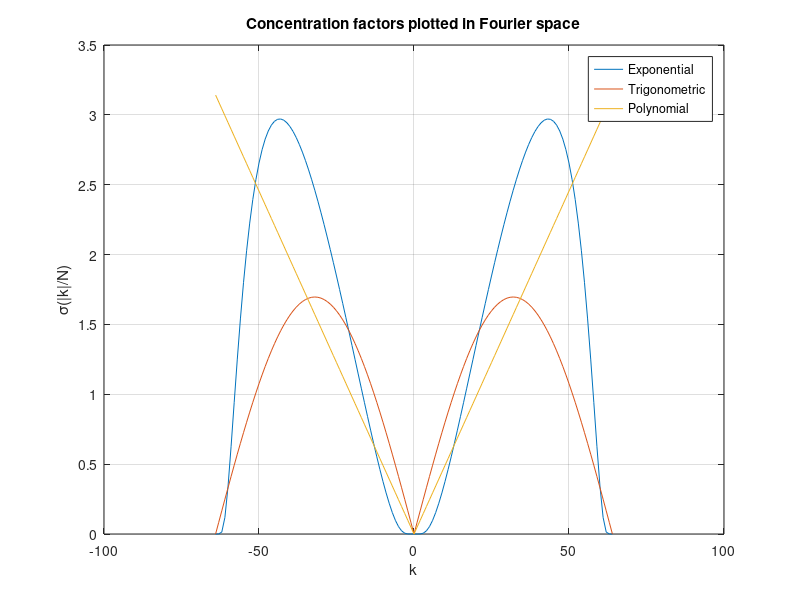

MATLAB code to generate this figure: (Note: this script raises an error after producing the figure.)
%% Receiver Operating Characteristic (ROC) curve
% This script plots the ROC for the Gibbs concentration factor 
% and a 5-point detector.

close all; clear all; clc

%% Initialization 
% Define the Fourier modes
nModes = 64;
fourModes = (-nModes:nModes).';

% Generate a (periodic) physical space grid
nGridPts = 256;
xl = -pi; xr = pi; h = (xr-xl)/nGridPts;
x = xl + h*(0:nGridPts-1).';
%% Concentration factor definitions
% Define detector stencil
delta = 1/(2*nModes + 1);
stencil = h*(-1:1).';
fourMat = exp( 1i*stencil*fourModes.' );
D = abs(fourModes)/nModes; % This is used to make the computation of cface easier.
%exponential concentration factor ("cface")
alpha = 5; %order
normal = @(x) (exp(1./(alpha*x.*(x-1))));%the function that goes into the integral of the normalizing constant
C = (pi)./(integral(normal,(2/nModes),1-(2/nModes))); %normalizing constant
cfac_e = C.*D.*exp((1)./(alpha.*D.*(D-1)));
cfac_e(1) = 0; cfac_e(length(cfac_e)) = 0;
%trig concentration factor
Sipi = 1.85193705198247;					% Value of Si(pi), the sine integral                      
cfac_t = pi * sin(pi*abs(fourModes)/nModes)/Sipi; 
%polynomial concentration factor
p = 1; %order of polynomial
cfac_p = p*pi*(abs(fourModes)/nModes).^p; 
figure;
plot(fourModes, cfac_e, fourModes, cfac_t, fourModes, cfac_p);
grid on
title('Concentration factors plotted in Fourier space');
xlabel('k')
ylabel('\sigma(|k|/N)')
legend('Exponential','Trigonometric','Polynomial')
%Here we will call the conc design functions to use other concentration
%factors that are designed by cvx.
cfas = conc_design_Sparse_Jump;  
cfaho = conc_design_Higher_Order; 
% figure 
% plot(fourModes, cfaho); grid on
% title 'Higher-order kernel constraint concentration factor'
cfp4 = conc_design_Problem_4;
% figure 
% plot(fourModes, cfp4); grid on
% title 'problem four concentration factor'


%% Noise characteristics
% We consider zero mean, additive white Gaussian nose of variance rho^2
rho2 = 3.5/nModes^2;

%% Define the covariance matrix here.
N = nModes;
k = (-N:N).';						% Fourier modes
len = length(stencil);
cov = zeros(len);
% Compute the covariance matrix.
cov(1,1) = sum((rho2/2) * real(cfas.^2));
cov(2,2) = sum((rho2/2) * real(cfas.^2));
cov(3,3) = sum((rho2/2) * real(cfas.^2));
cov(1,2) = sum((rho2/2) * real((cfas.^2).*exp(1i.*k.* (stencil(1)-stencil(2)))));
cov(1,3) = sum((rho2/2) * real((cfas.^2).*exp(1i.*k.* (stencil(1)-stencil(3)))));
cov(2,1) = sum((rho2/2) * real((cfas.^2).*exp(1i.*k.* (stencil(2)-stencil(1)))));
cov(2,3) = sum((rho2/2) * real((cfas.^2).*exp(1i.*k.* (stencil(2)-stencil(3)))));
cov(3,1) = sum((rho2/2) * real((cfas.^2).*exp(1i.*k.* (stencil(3)-stencil(1)))));
cov(3,2) = sum((rho2/2) * real((cfas.^2).*exp(1i.*k.* (stencil(3)-stencil(2)))));
%% Function definition
% The template function is a periodic ramp function with unit jump at x = 0
fx = ( (pi-x) .* (x>=0) + (-x-pi) .* (x<0) )/(2*pi);
plot(x,fx);
grid on
xlabel('x')
ylabel('f(x)')
legend('Sawtooth function')
title('Sawtooth function plot')

% Now, we generate the Fourier modes of the template response/waveform
fHat = 1./(2i*pi*fourModes); fHat(fourModes==0) = 0;

% Template or jump response. Calculate using three different concentration
% factors.
Exponent_factor_1 = exp( 1i*stencil(1) * fourModes.');
Exponent_factor_2 = exp( 1i*stencil(2) * fourModes.');
Exponent_factor_3 = exp( 1i*stencil(3) * fourModes.');
jmpFncCfs_1 = 1i * fHat .* sign(fourModes) .* cfas;
jmpFncCfs_2 = 1i * fHat .* sign(fourModes) .* cfas;
jmpFncCfs_3 = 1i * fHat .* sign(fourModes) .* cfas;
template_1 = real(Exponent_factor_1 * jmpFncCfs_1);
template_2 = real(Exponent_factor_2 * jmpFncCfs_2);
template_3 = real(Exponent_factor_3 * jmpFncCfs_3);
template(1) = template_1; template(2) = template_2; template(3) = template_3; template = template';
% This assigns the values the jump approximation to an element in template, which is the M vector.
snr = template'*inv(cov)*template;
%% Generate ROC curve
% Generate ROC curve using Monte-Carlo methods
nIter = 10000;                      % No. of iterations
nROCPts = 2000;                      % How many data points do we want in 
                                    % ROC curve?
gamma = linspace(-10,10,nROCPts).';	% Range of thresholds to generate ROC

pfa = zeros(nROCPts, 1);
pd  = zeros(nROCPts, 1);

for l = 1:nIter
    
    % Generate realization of noise
    % ZMAWGN
	n = sqrt(rho2/2)*randn(2*nModes+1,1) + ...
                1i*sqrt(rho2/2)*randn(2*nModes+1,1);
    
    % Generate Fourier modes of the null and alternate hypothesis by adding
    % noise
    fHat_null = n;
    fHat_alt  = fHat + n;
    %fHat_alt = template + n;

    % Compute the concentration jump approximation
    % For the null hypothesis
    jmpFncCfs_1 = 1i * fHat_null .* sign(fourModes) .* cfas;
    jmpFncCfs_2 = 1i * fHat_null .* sign(fourModes) .* cfas;
    jmpFncCfs_3 = 1i * fHat_null .* sign(fourModes) .* cfas;
    f_null(1) = Exponent_factor_1 * jmpFncCfs_1;
    f_null(2) = Exponent_factor_2 * jmpFncCfs_2;
    f_null(3) = Exponent_factor_3 * jmpFncCfs_3;

    % Did the detector register a false alarm?
    pfa = pfa + ( template.'*inv(cov)*f_null.' > gamma );
	
    % And now, for the alternate hypothesis
    jmpFncCfs_1 = 1i * fHat_alt .* sign(fourModes) .* cfas;
    jmpFncCfs_2 = 1i * fHat_alt .* sign(fourModes) .* cfas;
    jmpFncCfs_3 = 1i * fHat_alt .* sign(fourModes) .* cfas;
    f_alt(1) = Exponent_factor_1 * jmpFncCfs_1;
    f_alt(2) = Exponent_factor_2 * jmpFncCfs_2;
    f_alt(3) = Exponent_factor_3 * jmpFncCfs_3;

    % Did the detector see the jump?
    pd = pd + ( template.'*inv(cov)*f_alt.' > gamma );
    	
end
pfa = pfa/nIter; pd = pd/nIter;

%% Plot ROC cruve
figure; plot(pfa, pd, 'r-', 'linewidth', 2); hold on
grid on
title 'ROC Curve'
xlabel 'Probability of False Alarm, Pfa'; 
ylabel 'Probability of Detection, Pd'

% Analytic ROC curve 
% This can be worked out in terms of the Q (right tail Gaussian 
% probability) function; see, for example, Fundamentals of Statistical 
% Signal Processing: Detection Theory (Vol 1), Steven Kay
pfa = linspace(0, 1, nROCPts);
pd = Q(Qinv(pfa) - sqrt(snr));
plot(pfa, pd, 'b--', 'linewidth', 2)
legend('Monte Carlo Simulation', 'Analytic')